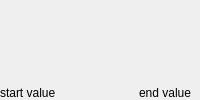
         <widget class="QWidget" name="right_widget_" native="true">
          <property name="sizePolicy">
           <sizepolicy hsizetype="Preferred" vsizetype="Preferred">
            <horstretch>10</horstretch>
            <verstretch>0</verstretch>
           </sizepolicy>
          </property>
          <layout class="QHBoxLayout" name="right_layout_" stretch="100,1" >
           <property name="leftMargin">
            <number>0</number>
           </property>
           <property name="topMargin">
            <number>0</number>
           </property>
           <property name="rightMargin">
            <number>0</number>
           </property>
           <property name="bottomMargin">
            <number>0</number>
           </property>
           <item>
            <layout class="QVBoxLayout" name="render_layout_" stretch="1,100,1" >
             <property name="leftMargin">
              <number>0</number>
             </property>
             <property name="topMargin">
              <number>0</number>
             </property>
             <property name="rightMargin">
              <number>0</number>
             </property>
             <property name="bottomMargin">
              <number>0</number>
             </property>
             <item>
              <widget class="ViewerContainerWidget" name="viewer_container_widget_">
              </widget>
             </item>
             <item>
              <widget class="QFrame" name="renderer_frame">
               <layout class="QVBoxLayout" name="renderer_frame_layout_" >
                <property name="leftMargin">
                 <number>0</number>
                </property>
                <property name="topMargin">
                 <number>0</number>
                </property>
                <property name="rightMargin">
                 <number>0</number>
                </property>
                <property name="bottomMargin">
                 <number>0</number>
                </property>
                <item>
                 <widget class="RendererWidget" name="tlas_scene_" native="true">
                  <property name="sizePolicy">
                   <sizepolicy hsizetype="Expanding" vsizetype="Expanding">
                    <horstretch>0</horstretch>
                    <verstretch>0</verstretch>
                   </sizepolicy>
                  </property>
                  <property name="minimumSize">
                   <size>
                    <width>1</width>
                    <height>1</height>
                   </size>
                  </property>
                 </widget>
                </item>
               </layout>
              </widget>
             </item>
             <item>
              <layout class="QHBoxLayout" name="slider_layout_" >
               <property name="leftMargin">
                <number>0</number>
               </property>
               <property name="topMargin">
                <number>0</number>
               </property>
               <property name="rightMargin">
                <number>0</number>
               </property>
               <property name="bottomMargin">
                <number>0</number>
               </property>
               <item>
                <widget class="ScaledLabel" name="tree_depth_start_value_">
                 <property name="sizePolicy">
                  <sizepolicy hsizetype="Fixed" vsizetype="Fixed">
                   <horstretch>0</horstretch>
                   <verstretch>0</verstretch>
                  </sizepolicy>
                 </property>
                 <property name="minimumSize">
                  <size>
                   <width>20</width>
                   <height>0</height>
                  </size>
                 </property>
                 <property name="text">
                  <string>start value</string>
                 </property>
                </widget>
               </item>
               <item>
                <widget class="DepthSliderWidget" name="tree_depth_slider_">
                 <property name="sizePolicy">
                  <sizepolicy hsizetype="MinimumExpanding" vsizetype="MinimumExpanding">
                   <horstretch>0</horstretch>
                   <verstretch>0</verstretch>
                  </sizepolicy>
                 </property>
                 <property name="minimumSize">
                  <size>
                   <width>1</width>
                   <height>1</height>
                  </size>
                 </property>
                </widget>
               </item>
               <item>
                <widget class="ScaledLabel" name="tree_depth_end_value_">
                 <property name="sizePolicy">
                  <sizepolicy hsizetype="Fixed" vsizetype="Fixed">
                   <horstretch>0</horstretch>
                   <verstretch>0</verstretch>
                  </sizepolicy>
                 </property>
                 <property name="minimumSize">
                  <size>
                   <width>20</width>
                   <height>0</height>
                  </size>
                 </property>
                 <property name="text">
                  <string>end value</string>
                 </property>
                </widget>
               </item>
              </layout>
             </item>
            </layout>
           </item>
           <item>
            <widget class="SidePaneContainer" name="side_panel_container_" native="true"/>
           </item>
          </layout>
         </widget>
